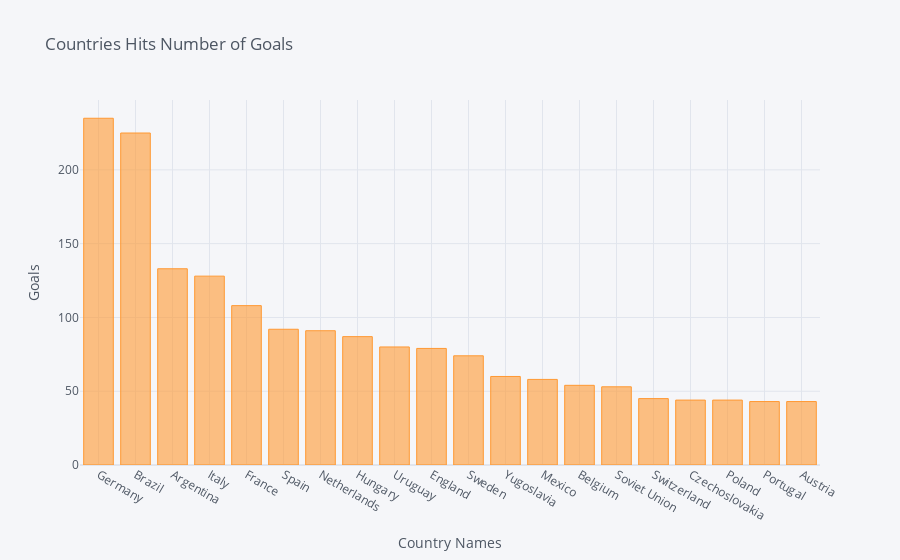

The notebook cell this image was saved under:
### Code cell
# goals[:25].plot(y=['Goals'], kind="bar", 
#                   color =['blue'], figsize=(15, 6), fontsize=14,
#                  width=0.8, align='center')
# plt.xlabel('Countries')
# plt.ylabel('Goals')
# plt.title('Number of goals scored by country')

goals[:20].iplot(kind='bar', xTitle = 'Country Names', yTitle = 'Goals', title = 'Countries Hits Number of Goals')

### Figure 1 — Plotly figure (JSON) as saved in the notebook; plotly's stock layout.template omitted (floating-point values rounded to 4 significant figures)
{"data": [{"marker": {"color": "rgba(255, 153, 51, 0.6)", "line": {"color": "rgba(255, 153, 51, 1.0)", "width": 1}}, "name": "Goals", "orientation": "v", "text": "", "type": "bar", "x": ["Germany", "Brazil", "Argentina", "Italy", "France", "Spain", "Netherlands", "Hungary", "Uruguay", "England", "Sweden", "Yugoslavia", "Mexico", "Belgium", "Soviet Union", "Switzerland", "Czechoslovakia", "Poland", "Portugal", "Austria"], "y": [235, 225, 133, 128, 108, 92, 91, 87, 80, 79, 74, 60, 58, 54, 53, 45, 44, 44, 43, 43]}], "layout": {"legend": {"bgcolor": "#F5F6F9", "font": {"color": "#4D5663"}}, "paper_bgcolor": "#F5F6F9", "plot_bgcolor": "#F5F6F9", "title": {"font": {"color": "#4D5663"}, "text": "Countries Hits Number of Goals"}, "xaxis": {"gridcolor": "#E1E5ED", "showgrid": true, "tickfont": {"color": "#4D5663"}, "title": {"font": {"color": "#4D5663"}, "text": "Country Names"}, "zerolinecolor": "#E1E5ED"}, "yaxis": {"gridcolor": "#E1E5ED", "showgrid": true, "tickfont": {"color": "#4D5663"}, "title": {"font": {"color": "#4D5663"}, "text": "Goals"}, "zerolinecolor": "#E1E5ED"}}}
